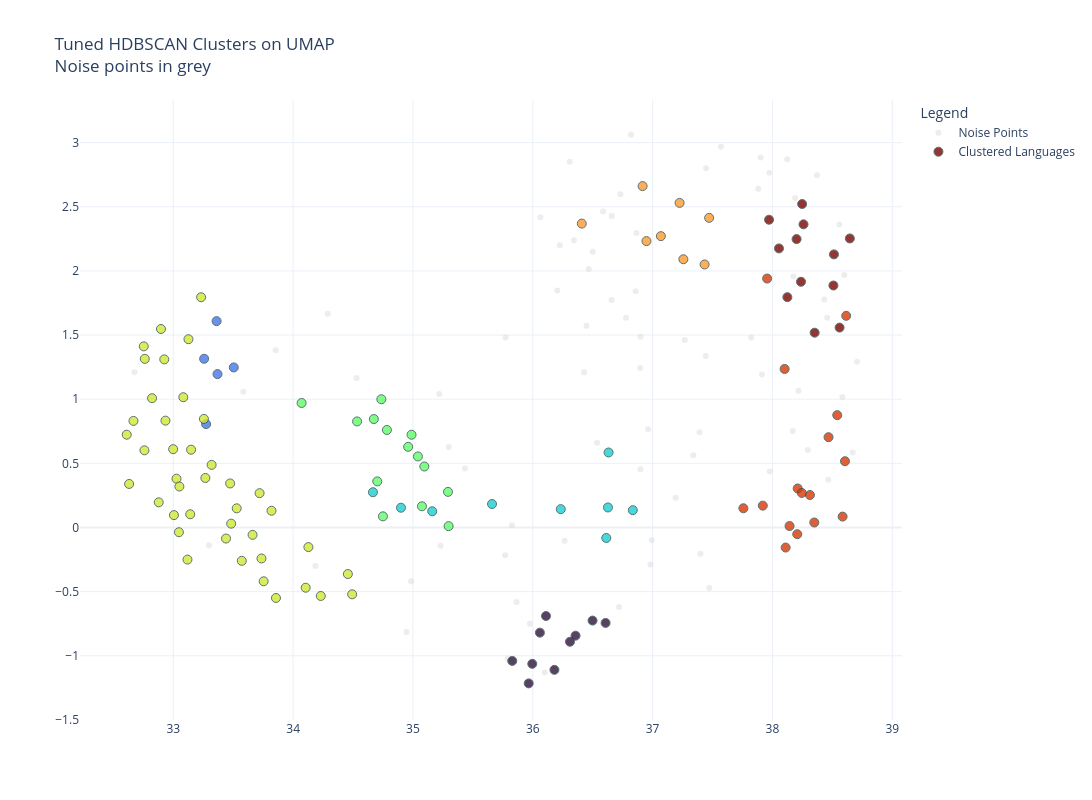

This figure's notebook cell:
### Code cell
# 4. Visualize Tuned HDBSCAN Clusters & Noise
print("\n4. Visualizing Tuned HDBSCAN Clusters (Noise in Grey):")
if "UMAP1" in metadata.columns and "hdbscan_tuned" in metadata.columns:
    fig = go.Figure()
    
    # Separate noise and clusters
    noise_mask = metadata["hdbscan_tuned"] == -1
    cluster_mask = ~noise_mask
    
    # 1. Plot Noise (Grey, smaller, lower opacity)
    if noise_mask.sum() > 0:
        fig.add_trace(go.Scatter(
            x=metadata.loc[noise_mask, "UMAP1"],
            y=metadata.loc[noise_mask, "UMAP2"],
            mode='markers',
            marker=dict(
                size=6,
                color='lightgrey',
                opacity=0.4,
                line=dict(width=0)
            ),
            text=metadata.loc[noise_mask, "name"],
            customdata=metadata.loc[noise_mask, ["UMAP1", "UMAP2", "hdbscan_tuned", "family", "resource_category"]],
            hovertemplate="<b>%{hovertext}</b> (Noise)<br>" + \
                          "UMAP1: %{customdata[0]:.3f}<br>" + \
                          "UMAP2: %{customdata[1]:.3f}<br>" + \
                          "Family: %{customdata[3]}<br>" + \
                          "<extra></extra>",
            name='Noise Points'
        ))
        
    # 2. Plot Clusters (Colored by Cluster ID)
    if cluster_mask.sum() > 0:
        fig.add_trace(go.Scatter(
            x=metadata.loc[cluster_mask, "UMAP1"],
            y=metadata.loc[cluster_mask, "UMAP2"],
            mode='markers',
            marker=dict(
                size=9,
                color=metadata.loc[cluster_mask, "hdbscan_tuned"],
                colorscale='Turbo',
                opacity=0.8,
                line=dict(width=1, color='DarkSlateGrey'),
                showscale=False
            ),
            text=metadata.loc[cluster_mask, "name"],
            customdata=metadata.loc[cluster_mask, ["UMAP1", "UMAP2", "hdbscan_tuned", "family", "resource_category"]],
            hovertemplate="<b>%{hovertext}</b><br>" + \
                          "Cluster ID: %{customdata[2]}<br>" + \
                          "Family: %{customdata[3]}<br>" + \
                          "Resource: %{customdata[4]}<br>" + \
                          "<extra></extra>",
            name='Clustered Languages'
        ))

    fig.update_layout(
        title=f"Tuned HDBSCAN Clusters on UMAP<br>Noise points in grey",
        width=1200,
        height=800,
        legend_title="Legend",
        hoverlabel=dict(bgcolor="white", font_size=12),
        template="plotly_white"
    )
    fig.show()

### Figure 1 — Plotly figure (JSON) as saved in the notebook; plotly's stock layout.template omitted (floating-point values rounded to 4 significant figures; data arrays with more than 128 entries replaced by an {"elided": "..."} marker saying what was removed)
{"data": [{"customdata": {"elided": "76x5 mixed values"}, "hovertemplate": "<b>%{hovertext}</b> (Noise)<br>UMAP1: %{customdata[0]:.3f}<br>UMAP2: %{customdata[1]:.3f}<br>Family: %{customdata[3]}<br><extra></extra>", "marker": {"color": "lightgrey", "line": {"width": 0}, "opacity": 0.4, "size": 6}, "mode": "markers", "name": "Noise Points", "text": ["Japanese", "Dutch", "Indonesian", "Turkish", "Czech", "Vietnamese", "Korean", "Swedish", "Hungarian", "Modern Greek (1453-)", "Danish", "Finnish", "Catalan", "Bengali", "Slovenian", "Standard Malay", "Tosk Albanian", "North Azerbaijani", "Tamil", "Nepali (individual language)", "Macedonian", "Georgian", "Malayalam", "Icelandic", "Kannada", "Afrikaans", "Telugu", "Armenian", "Basque", "Odia", "Northern Uzbek", "Norwegian Nynorsk", "Swahili (individual language)", "Sinhala", "Somali", "Panjabi", "Welsh", "Tajik", "Irish", "Southern Pashto", "Central Kurdish", "Maltese", "Northern Kurdish", "Luxembourgish", "Esperanto", "Faroese", "Assamese", "Sindhi", "Haitian", "Scottish Gaelic", "Cebuano", "Papiamento", "Tibetan", "Eastern Yiddish", "South Azerbaijani", "Tigrinya", "Limburgan", "Crimean Tatar", "Maithili", "Sanskrit", "Dzongkha", "Chhattisgarhi", "Kabyle", "Twi", "Tok Pisin", "Sango", "Central Aymara", "Kabuverdianu", "Central Atlas Tamazight", "Luo (Kenya and Tanzania)", "Nepali (individual language)", "Waray (Philippines)", "Awadhi", "Kashmiri", "Magahi", "Kashmiri"], "type": "scatter", "x": [34.29, 37.88, 35.22, 37.82, 38.19, 35.43, 37.45, 38.12, 37.91, 37.9, 38.37, 38.17, 37.97, 37.57, 38.43, 35.3, 37.39, 36.54, 36.34, 36.78, 38.3, 35.86, 36.5, 38.71, 36.47, 38.6, 36.66, 37.27, 36.98, 36.86, 36.27, 38.56, 34.95, 36.86, 34.19, 36.82, 38.17, 36.96, 38.22, 36.06, 36.43, 36.72, 36.9, 38.58, 38.46, 38.47, 36.9, 36.66, 37.47, 38.67, 33.85, 37.4, 35.77, 37.44, 35.77, 35.98, 37.98, 37.19, 36.23, 36.9, 35.83, 36.31, 35.79, 34.98, 36.99, 35.23, 32.68, 33.58, 36.1, 33.3, 37.34, 34.53, 36.59, 36.45, 36.73, 36.2], "y": [1.666, 2.641, 1.041, 1.481, 2.569, 0.4589, 2.8, 2.87, 1.192, 2.884, 2.746, 1.957, 2.764, 2.967, 1.777, 0.6266, 0.7434, 0.6612, 2.239, 1.635, 0.6033, -0.5805, 2.15, 1.292, 2.015, 1.967, 2.428, 1.461, -0.2885, 1.842, -0.1037, 2.362, -0.8149, 2.296, -0.3007, 3.061, 0.7516, 0.7651, 1.065, 2.418, 1.21, -0.619, 0.4543, 1.017, 1.635, 0.3719, 1.243, 1.774, -0.4726, 0.584, 1.381, -0.2053, -0.2174, 1.337, 1.48, -0.7495, 0.4355, 0.2322, 2.201, 1.486, 0.01701, 2.851, -1.022, -0.4182, -0.1, -0.1428, 1.21, 1.058, -1.131, -0.1383, 0.5628, 1.165, 2.464, 1.573, 2.598, 1.848]}, {"customdata": {"elided": "115x5 mixed values"}, "hovertemplate": "<b>%{hovertext}</b><br>Cluster ID: %{customdata[2]}<br>Family: %{customdata[3]}<br>Resource: %{customdata[4]}<br><extra></extra>", "marker": {"color": [7, 7, 7, 7, 7, 7, 7, 0, 7, 7, 7, 1, 7, 7, 5, 6, 0, 6, 6, 6, 5, 6, 5, 2, 6, 0, 5, 6, 1, 1, 2, 2, 0, 0, 2, 4, 0, 3, 4, 2, 3, 4, 3, 2, 2, 4, 3, 3, 4, 4, 5, 4, 4, 4, 4, 4, 6, 0, 4, 5, 4, 4, 6, 6, 4, 3, 0, 2, 5, 3, 6, 6, 5, 6, 3, 2, 0, 4, 4, 4, 4, 4, 4, 6, 6, 6, 1, 3, 4, 4, 3, 4, 4, 3, 4, 4, 0, 1, 4, 3, 4, 4, 4, 4, 4, 4, 4, 3, 4, 4, 4, 4, 4, 3, 4], "colorscale": [[0, "#30123b"], [0.07143, "#4145ab"], [0.1429, "#4675ed"], [0.2143, "#39a2fc"], [0.2857, "#1bcfd4"], [0.3571, "#24eca6"], [0.4286, "#61fc6c"], [0.5, "#a4fc3b"], [0.5714, "#d1e834"], [0.6429, "#f3c63a"], [0.7143, "#fe9b2d"], [0.7857, "#f36315"], [0.8571, "#d93806"], [0.9286, "#b11901"], [1, "#7a0402"]], "line": {"color": "DarkSlateGrey", "width": 1}, "opacity": 0.8, "showscale": false, "size": 9}, "mode": "markers", "name": "Clustered Languages", "text": ["Russian", "German", "Spanish", "French", "Italian", "Portuguese", "Polish", "Standard Arabic", "Romanian", "Ukrainian", "Norwegian Bokmål", "Thai", "Slovak", "Bulgarian", "Hindi", "Bosnian", "Hebrew", "Lithuanian", "Standard Latvian", "Croatian", "Urdu", "Serbian", "Marathi", "Kazakh", "Galician", "Moroccan Arabic", "Gujarati", "Belarusian", "Halh Mongolian", "Khmer", "Burmese", "Kirghiz", "Egyptian Arabic", "Amharic", "Lao", "Kinyarwanda", "Najdi Arabic", "Plateau Malagasy", "Xhosa", "Turkmen", "Javanese", "Bashkir", "Maori", "Uighur", "Tatar", "Zulu", "Samoan", "Sundanese", "Nyanja", "Igbo", "Hindi", "Southern Sotho", "Lushai", "Shona", "Yoruba", "Rundi", "Asturian", "Levantine Arabic", "Occitan (post 1500)", "Urdu", "West Central Oromo", "Ganda", "Sardinian", "Friulian", "Lingala", "Iloko", "Tunisian Arabic", "Shan", "Bhojpuri", "Fijian", "Lombard", "Sicilian", "Bengali", "Latgalian", "Balinese", "Kachin", "Mesopotamian Arabic", "Kikuyu", "Ewe", "Tsonga", "Wolof", "Pedi", "Tswana", "Venetian", "Silesian", "Ligurian", "Manipuri", "Achinese", "Ayacucho Quechua", "Dyula", "Pangasinan", "Bambara", "Luba-Lulua", "Banjar", "Mossi", "Swati", "Standard Arabic", "Santali", "Bemba (Zambia)", "Banjar", "Fon", "Kamba (Kenya)", "Umbundu", "Kabiyè", "Kimbundu", "Nigerian Fulfulde", "Southwestern Dinka", "Minangkabau", "Tumbuka", "Tamasheq", "Central Kanuri", "Nuer", "Tamasheq", "Buginese", "Chokwe"], "type": "scatter", "x": [37.97, 38.56, 38.26, 38.2, 38.51, 38.24, 38.12, 36.31, 38.25, 38.05, 38.65, 33.36, 38.35, 38.51, 37.23, 38.61, 36.06, 38.47, 38.54, 38.62, 37.07, 37.96, 36.92, 36.63, 38.21, 36.18, 36.95, 38.1, 33.26, 33.27, 35.16, 36.23, 36.0, 36.61, 35.66, 33.47, 35.83, 34.75, 33.48, 36.83, 34.78, 33.13, 35.3, 36.61, 36.63, 33.26, 34.67, 34.74, 33.53, 33.44, 37.47, 32.82, 32.93, 33.03, 33.15, 34.13, 38.31, 36.11, 33.23, 37.43, 32.76, 33.66, 37.76, 37.92, 33.72, 34.07, 35.97, 34.67, 36.41, 35.29, 38.14, 38.24, 37.26, 38.59, 34.96, 34.9, 36.36, 33.32, 34.46, 33.05, 33.57, 33.12, 33.0, 38.35, 38.11, 38.21, 33.5, 34.99, 32.92, 33.14, 34.53, 33.08, 32.61, 35.09, 33.75, 34.1, 36.5, 33.37, 34.23, 34.7, 34.49, 33.74, 33.86, 33.01, 33.27, 32.9, 32.76, 35.04, 33.82, 32.67, 32.88, 32.63, 32.75, 35.07, 33.05], "y": [2.399, 1.558, 2.363, 2.248, 1.886, 1.916, 1.795, -0.8903, 2.522, 2.175, 2.253, 1.609, 1.518, 2.129, 2.53, 0.5166, -0.8198, 0.704, 0.8757, 1.65, 2.271, 1.94, 2.661, 0.1561, 0.304, -1.11, 2.232, 1.236, 1.315, 0.8056, 0.1266, 0.143, -1.063, -0.744, 0.1832, 0.3432, -1.04, 0.08686, 0.02996, 0.1348, 0.7603, 1.468, 0.01058, -0.08171, 0.5847, 0.8464, 0.8453, 0.9996, 0.1493, -0.08602, 2.414, 1.008, 0.8328, 0.3806, 0.6064, -0.1529, 0.253, -0.6899, 1.795, 2.05, 1.315, -0.05732, 0.15, 0.1704, 0.2676, 0.9705, -1.215, 0.2748, 2.369, 0.2776, 0.01169, 0.2693, 2.091, 0.08498, 0.6288, 0.1541, -0.8432, 0.4879, -0.3629, 0.3195, -0.26, -0.2501, 0.6105, 0.03892, -0.1565, -0.05216, 1.248, 0.7231, 1.31, 0.1031, 0.8268, 1.015, 0.7233, 0.4754, -0.4196, -0.4695, -0.7256, 1.196, -0.5338, 0.3594, -0.5209, -0.2416, -0.5493, 0.09651, 0.3859, 1.547, 0.6016, 0.5538, 0.1306, 0.8307, 0.196, 0.3394, 1.412, 0.1653, -0.03689]}], "layout": {"height": 800, "hoverlabel": {"bgcolor": "white", "font": {"size": 12}}, "legend": {"title": {"text": "Legend"}}, "title": {"text": "Tuned HDBSCAN Clusters on UMAP<br>Noise points in grey"}, "width": 1200}}
